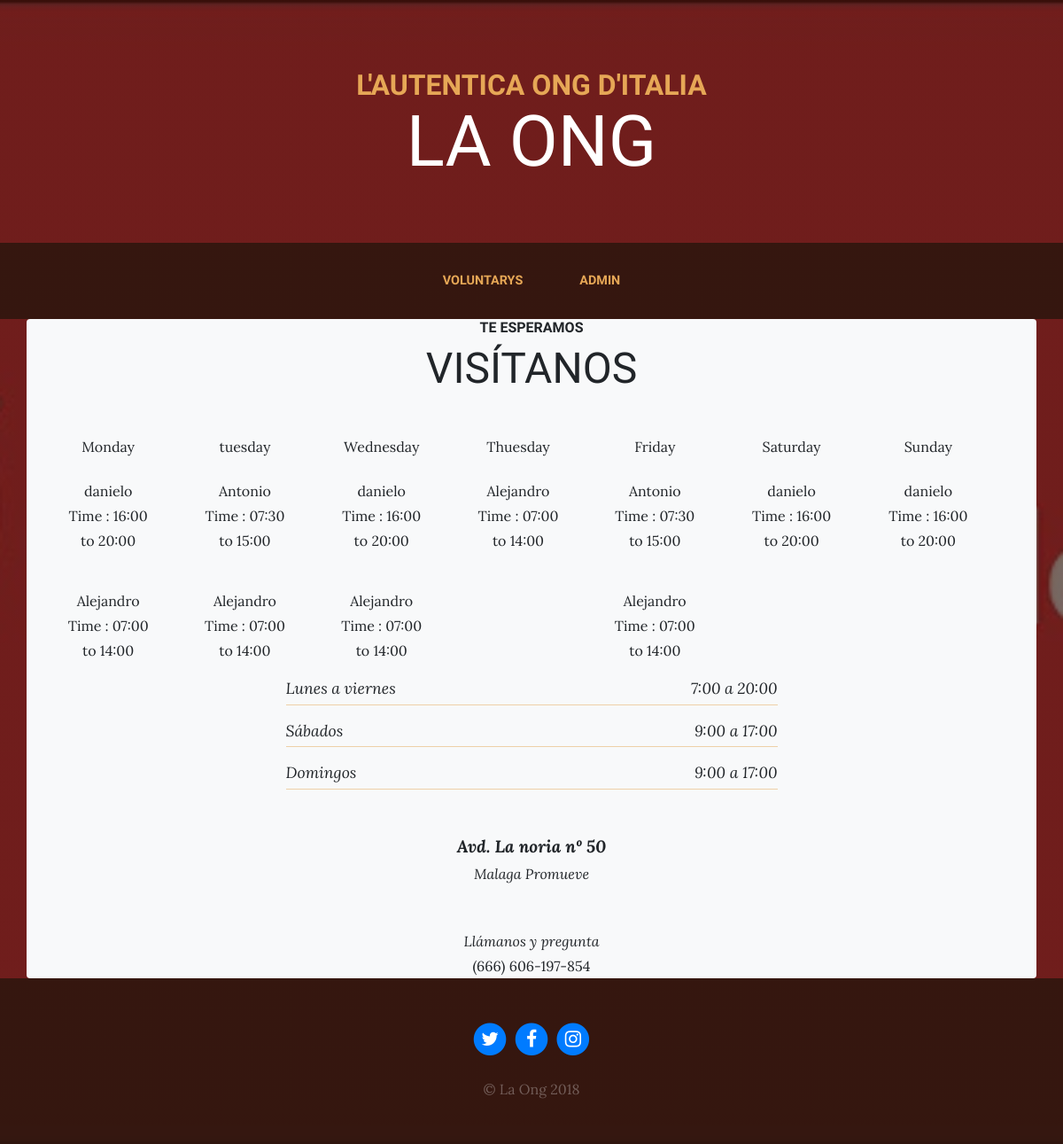
Before: / with the older database file.
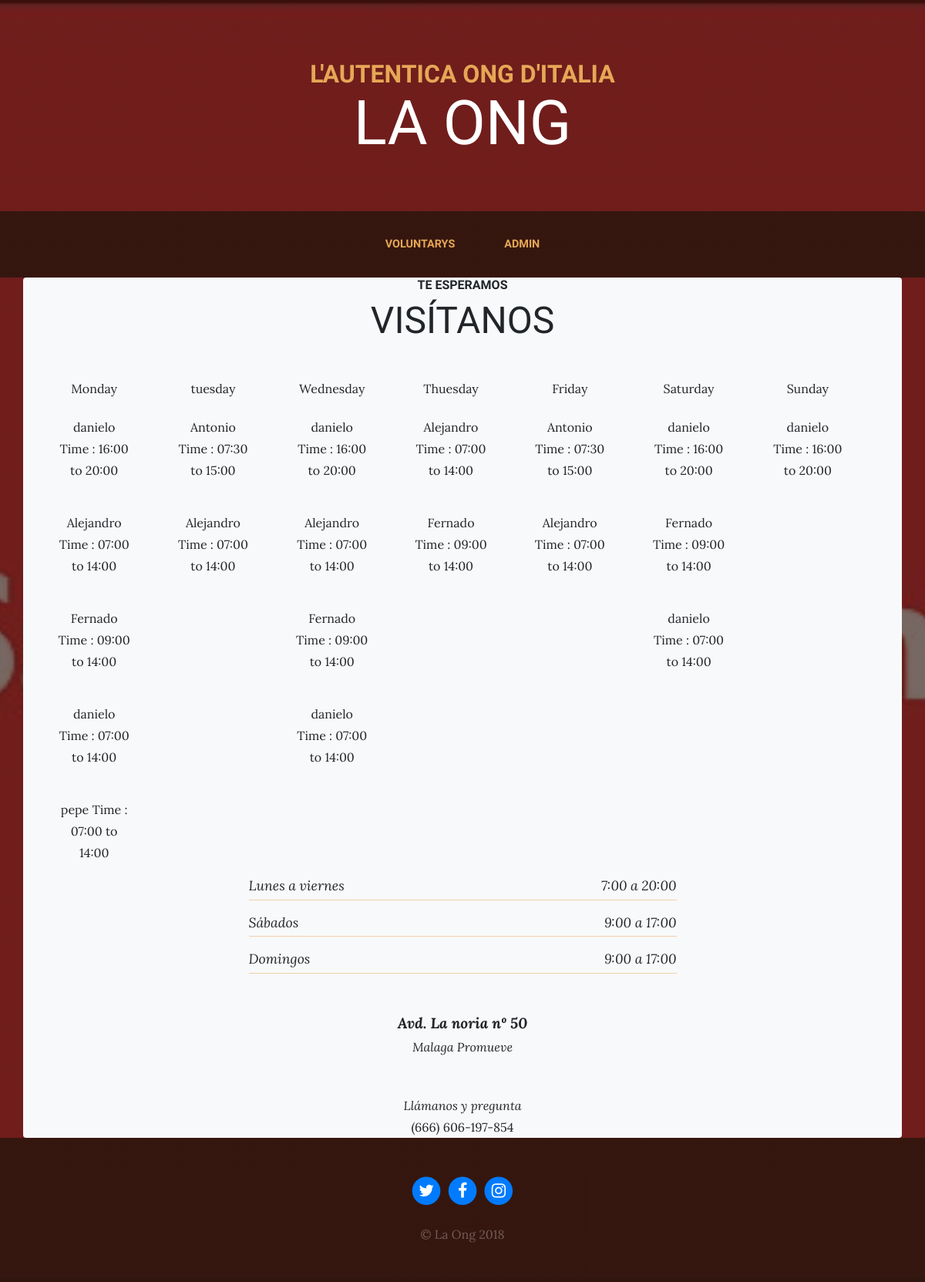
After: the same page with the newer database file.
### voluntary/models.py (models this page shows, shortened)
class Voluntary(models.Model):
    id = models.AutoField(primary_key = True, verbose_name= "ID")
    name = models.CharField(max_length = 22, verbose_name= "Name")
    surname = models.CharField(max_length = 22, verbose_name= "Surname")
    address = models.TextField(verbose_name= "Address")
    age = models.IntegerField(blank=True, null=True, verbose_name= "Age")
    tlf = models.CharField(max_length = 22, null=True, verbose_name= "Telephone")
    email = models.EmailField(blank=False, verbose_name= "Email")
    created = models.DateTimeField(auto_now_add=True, verbose_name='Fecha de Creacion')
    updated = models.DateTimeField(auto_now=True, verbose_name='Fecha de Creacion')
    class Meta:
        verbose_name = "Voluntary"
        verbose_name_plural = "Voluntaries"
        ordering = ['name']

class Horarios(models.Model):
    monday = models.BooleanField(default=False, verbose_name="Monday")
    tuesday = models.BooleanField(default=False, verbose_name="Tuesday")
    wednesday = models.BooleanField(default=False, verbose_name="Wednesday")
    thursday = models.BooleanField(default=False, verbose_name="Thursday")
    friday = models.BooleanField(default=False, verbose_name="Friday")
    saturday = models.BooleanField(default=False, verbose_name="Saturday")
    sunday = models.BooleanField(default=False, verbose_name="Sunday")
    fromto = models.CharField(default='07:00', verbose_name="From:", max_length=8)
    to = models.CharField(default='14:00', verbose_name="To:", max_length=8)
    voluntary = models.ManyToManyField(Voluntary, verbose_name="Voluntarios", related_name="get_vol")

### ong/views.py (the view)
# urls.py: 2. Add a URL to urlpatterns:  path('', views.home, name='home')
def home(request):
    listado_vol = Horarios.objects.all()
    return render(request, "voluntary/home.html", {'voluntarys':listado_vol})

### voluntary/templates/voluntary/home.html (shortened to what this page needs)
{% extends "voluntary/base.html" %}
{% block content %}
<section class=" ">
    <div class="container bg-light border-dark rounded" >
      <div class="row">
        <div class="col-xl-12 mx-auto">
          <div class="cta-inner text-center rounded">
            <h2 class="section-heading mb-5">
              <span class="section-heading-upper">Te esperamos</span>
              <span class="section-heading-lower">Visítanos</span>
            </h2>
            <div class="container" >
              <div class="row" width="100%" style="width: 100% !important;">
                <div class="col-sm">
                    Monday
                    {% for c in voluntarys %}
                        {% if c.monday == True %}
                        <div class="col-sm">
                            {% for v in c.voluntary.all %}
                            <br> <p maxWidth="10%"  >{{ v.name }} Time : {{ c.fromto }} to {{ c.to }} </p>
                            {% endfor %}
                        </div>
                         {% endif %}
                    {% endfor %}
                </div>
                <div class="col-sm">
                  tuesday
                  {% for c in voluntarys %}
                     {% if c.tuesday == True %}
                        <div class="col-sm">
                            {% for v in c.voluntary.all %}
                            <br> <p maxWidth="10%"  >{{ v.name }} Time : {{ c.fromto }} to {{ c.to }} </p>
                             {% endfor %}
                       </div>
                     {% endif %}
                  {% endfor %}
                </div>
                <div class="col-sm">
                  Wednesday
                  {% for c in voluntarys %}
                   {% if c.wednesday == True %}
                     <div class="col-sm">
                        {% for v in c.voluntary.all %}
                        <br> <p maxWidth="10%"  >{{ v.name }} Time : {{ c.fromto }} to {{ c.to }} </p>
                         {% endfor %}
                    </div>
                  {% endif %}
                 {% endfor %}
                </div>
                <div class="col-sm">
                  Thuesday
                  {% for c in voluntarys %}
                   {% if c.thursday == True %}
                    <div class="col-sm">
                        {% for v in c.voluntary.all %}
                        <br> <p maxWidth="10%"  >{{ v.name }} Time : {{ c.fromto }} to {{ c.to }} </p>
                         {% endfor %}
                   </div>
                  {% endif %}
                 {% endfor %}
                </div>
                <div class="col-sm">
                  Friday
                  {% for c in voluntarys %}
                   {% if c.friday == True %}
                    <div class="col-sm">
                        {% for v in c.voluntary.all %}
                        <br> <p maxWidth="10%"  >{{ v.name }} Time : {{ c.fromto }} to {{ c.to }} </p>
                         {% endfor %}
                   </div>
                   {% endif %}
                  {% endfor %}
                </div>
                <div class="col-sm">
                  Saturday
                  {% for c in voluntarys %}
                   {% if c.saturday == True %}
                    <div class="col-sm">
                        {% for v in c.voluntary.all %}
                        <br> <p maxWidth="10%"  >{{ v.name }} Time : {{ c.fromto }} to {{ c.to }} </p>
                          {% endfor %}
                   </div>
                  {% endif %}
                 {% endfor %}
                </div>
                <div class="col-sm">
                  Sunday
                  {% for c in voluntarys %}
                   {% if c.sunday == True %}
                    <div class="col-sm">
                        {% for v in c.voluntary.all %}
                        <br> <p maxWidth="10%"  >{{ v.name }} Time : {{ c.fromto }} to {{ c.to }} </p>
                        {% endfor %}
                   </div>
                  {% endif %}
                 {% endfor %}
                </div>
              </div>
            </div>
            <ul class="list-unstyled list-hours mb-5 text-left mx-auto">
              <li class="list-unstyled-item list-hours-item d-flex">
                Lunes a viernes
                <span class="ml-auto">7:00 a 20:00</span>
              </li>
              <li class="list-unstyled-item list-hours-item d-flex">
                Sábados
                <span class="ml-auto">9:00 a 17:00</span>
              </li>
              <li class="list-unstyled-item list-hours-item d-flex">
                Domingos
                <span class="ml-auto">9:00 a 17:00</span>
              </li>
            </ul>
            <p class="address mb-5">
              <em>
                <strong>Avd. La noria nº 50</strong>
                <br>
                Malaga Promueve
              </em>
            </p>
            <p class="mb-0">
                <em>Llámanos y pregunta</em>
              <br>
              (666) 606-197-854
            </p>
          </div>
        </div>
      </div>
    </div>
  </section>
{% endblock %}

### voluntary/templates/voluntary/base.html (shortened to what this page needs)
<!DOCTYPE html>
<html lang="es">
  <head>
    {% load static %}
    <link href="{% static 'vendor/bootstrap/css/bootstrap.min.css' %}" rel="stylesheet">
    <link href="{% static 'vendor/font-awesome/css/font-awesome.min.css' %}" rel="stylesheet" type="text/css">
    <link href="{% static 'css/business-casual.css' %}" rel="stylesheet">
  </head>
  <body>
    <h1 class="site-heading text-center text-white d-none d-lg-block">
      <span class="site-heading-upper text-primary mb-3">L'autentica Ong d'italia</span>
      <span class="site-heading-lower">La Ong</span>
    </h1>
    <nav class="navbar navbar-expand-lg navbar-dark py-lg-4" id="mainNav">
      <div class="container">
        <div class="collapse navbar-collapse" id="navbarResponsive">
          <ul class="navbar-nav mx-auto">
            <li class="nav-item {% if request.path == '/' %}  active {% endif %} px-lg-4">
              <a class="nav-link text-uppercase text-expanded" href="{% url 'home' %}">Voluntarys</a>
            </li>
            <li class="nav-item {% if request.path == '/' %}  active {% endif %} px-lg-4">
                <a class="nav-link text-uppercase text-expanded" href="/admin">Admin</a>
              </li>
          </ul>
        </div>
      </div>
    </nav>
    {% block content%}{% endblock%}
    <footer class="footer text-faded text-center py-5">
      <div class="container">
        <p class="m-0">
	        <a href="#" class="{{LINK_TWITTER}}">
	          <span class="fa-stack fa-lg">
	            <i class="fa fa-circle fa-stack-2x"></i>
	            <i class="fa fa-twitter fa-stack-1x fa-inverse"></i>
	          </span>
          </a>
	        <a href="#" class="{{LINK_FACEBOOK}}">
	          <span class="fa-stack fa-lg">
	            <i class="fa fa-circle fa-stack-2x"></i>
	            <i class="fa fa-facebook fa-stack-1x fa-inverse"></i>
	          </span>
          </a>
	        <a href="#" class="{{LINK_INTAGRAM}}">
	          <span class="fa-stack fa-lg">
	            <i class="fa fa-circle fa-stack-2x"></i>
	            <i class="fa fa-instagram fa-stack-1x fa-inverse"></i>
	          </span>
	        </a>
        <p class="m-0 mbt1">&copy; La Ong 2018</p>
      </div>
	</footer>
  </body>
</html>

### voluntary/static/css/business-casual.css (style rules this page uses)
body { font-family: 'Lora'; background: linear-gradient(rgba(47, 23, 15, 0.65), rgba(47, 23, 15, 0.65)), url("../img/bg.jpg"); background-attachment: fixed; background-position: center; background-size: cover; }
h1, h2, h3, h4, h5, h6 { font-family: 'Raleway'; }
p { line-height: 1.75; }
.text-faded { color: rgba(255, 255, 255, 0.3); }
.site-heading { margin-top: 5rem; margin-bottom: 5rem; text-transform: uppercase; line-height: 1; font-family: 'Raleway'; }
.site-heading .site-heading-upper { display: block; font-size: 2rem; font-weight: 800; }
.site-heading .site-heading-lower { font-size: 5rem; font-weight: 100; line-height: 4rem; }
.section-heading { text-transform: uppercase; }
.section-heading .section-heading-upper { display: block; font-size: 1rem; font-weight: 800; padding-bottom:.5rem; }
.section-heading .section-heading-lower { display: block; font-size: 3rem; font-weight: 100; }
#mainNav { background-color: rgba(47, 23, 15, 0.9); font-family: 'Raleway'; }
#mainNav .navbar-nav .nav-item .nav-link { color: rgba(255, 255, 255, 0.7); font-weight: 800; }
#mainNav .navbar-nav .nav-item.active .nav-link { color: #e6a756; }
@media (min-width: 992px) { #mainNav .navbar-nav .nav-item .nav-link { font-size: 0.9rem; } }
.list-hours { font-size: 0.9rem; }
.list-hours .list-hours-item { border-bottom: 1px solid rgba(230, 167, 86, 0.5); padding-bottom: .25rem; margin-bottom: 1rem; font-style: italic; }
@media (min-width: 992px) { .list-hours { width: 50%; font-size: 1.1rem; } }
.address strong { font-size: 1.2rem; }
.footer { background-color: rgba(47, 23, 15, 0.9); }
.text-primary { color: #e6a756 !important; }
.mbt1 { padding-top: 1.25rem; }

Changed rows visible on the page:
added Horarios: fromto "09:00", to "14:00"
now on this page (row unchanged): Voluntary: name "Fernado"
added Horarios: fromto "07:00", to "14:00"
added Voluntary: name "danielo"
added Horarios: fromto "07:00", to "14:00"
added Voluntary: name "pepe"
